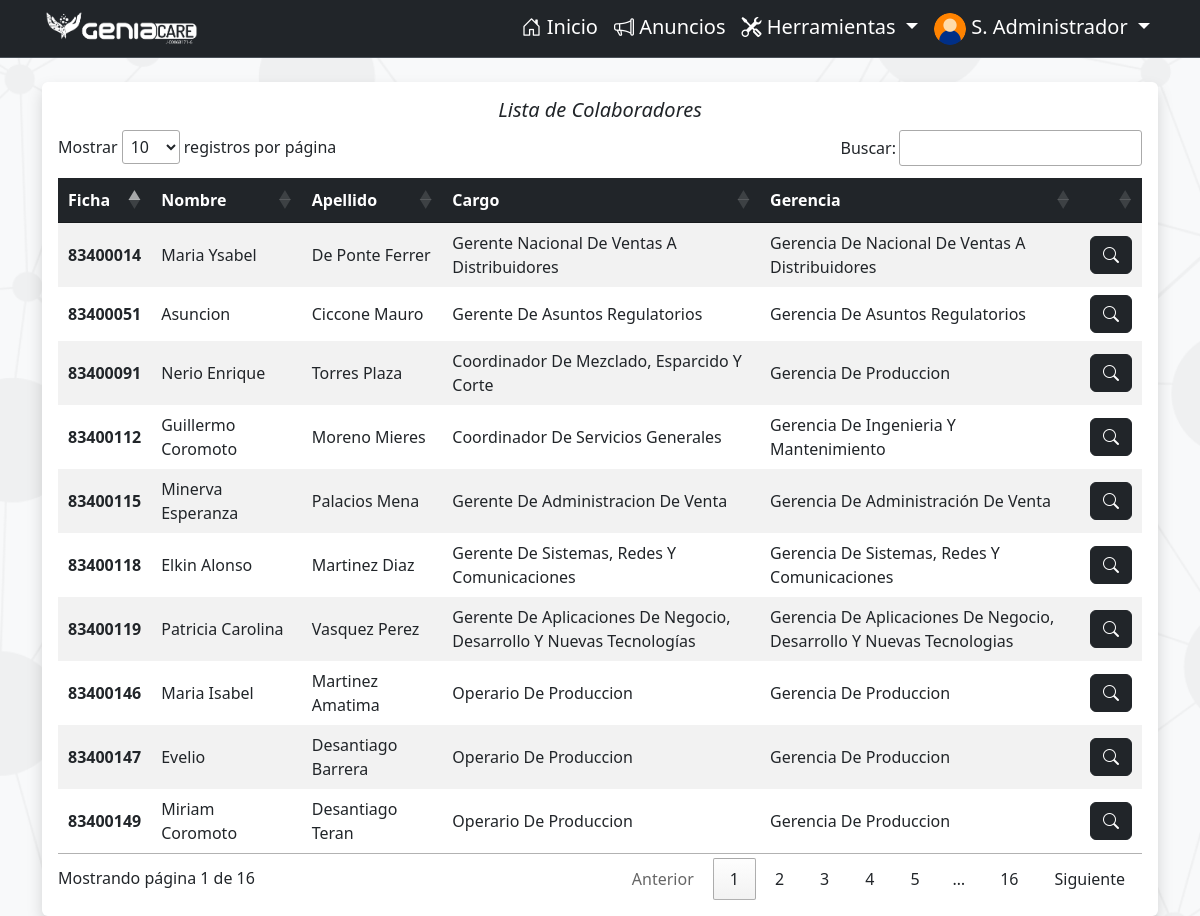
The app's page /search/ (signed in), older data.
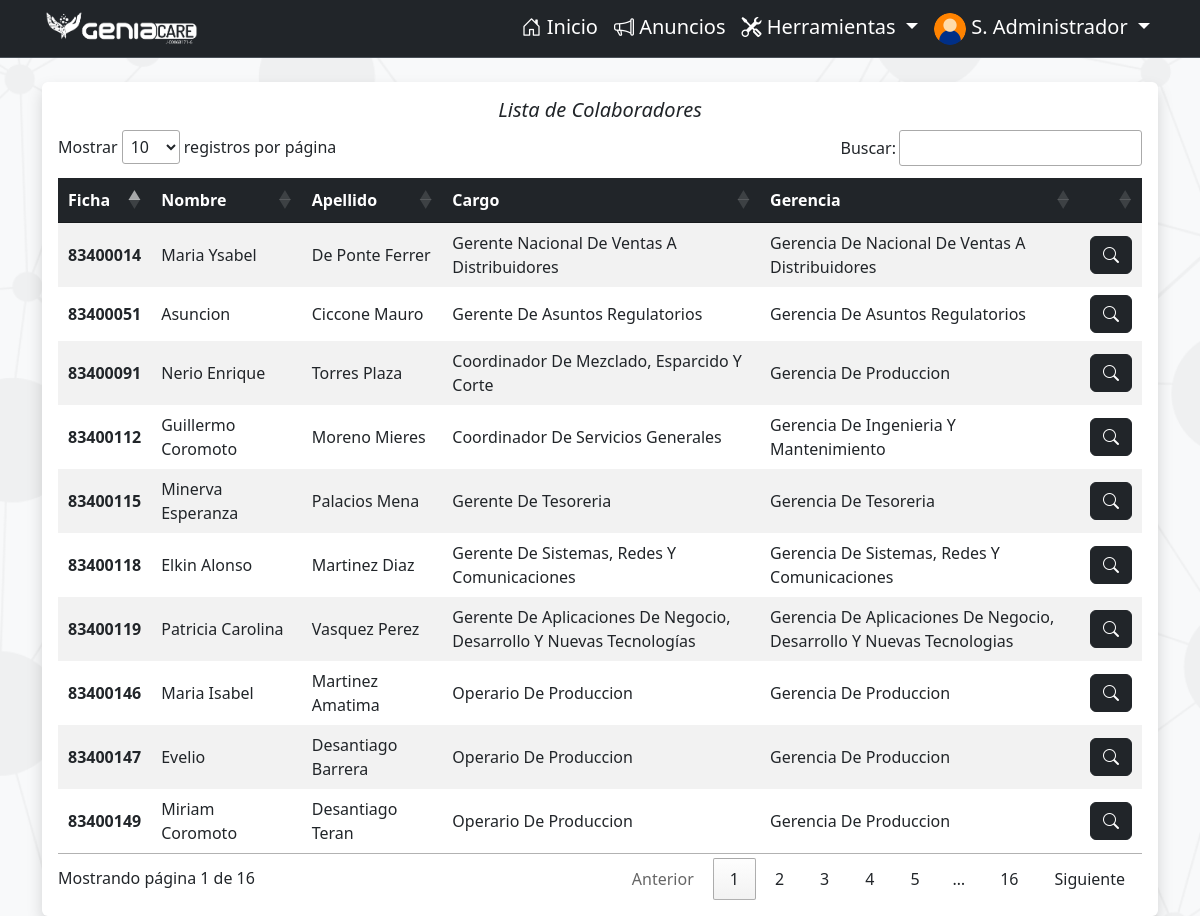
The same page, newer data.
### performanceGC/models.py (models this page shows, shortened)
class Empleado(models.Model):
    imagen = models.ImageField(upload_to='images/', null=True, blank=True)
    nombre = models.TextField(max_length=200)
    apellido = models.TextField(max_length=200)
    cedula = models.IntegerField(default=0, unique=True)
    ficha = models.IntegerField(default=0, unique=True)
    ceco = models.CharField(max_length=15)
    fechaIngreso = models.DateField('Fecha de Ingreso', null=True, blank=True)
    fechaEgreso = models.DateField(null=True, blank=True)
    fechaNacimiento = models.DateField(null=True, blank=True)
    cargo = models.ForeignKey(Cargo, on_delete=models.CASCADE)
    usuario = models.OneToOneField(
        User, on_delete=models.CASCADE, null=True, blank=True)
    es_evaluado = models.BooleanField(default=True)
    def __str__(self):
        return self.nombre + ' ' + self.apellido
    def get_short_name(self):
        return f'{self.nombre[0]}. {self.apellido.split()[0]}'.title()

class Cargo(models.Model):
    nombreText = models.CharField(max_length=200)
    supervisor = models.ForeignKey(
        'self', on_delete=models.CASCADE, null=True, blank=True)
    nivel = models.ForeignKey(Niveles, on_delete=models.CASCADE, null=True)
    gerencia = models.ForeignKey(Gerencia, on_delete=models.CASCADE, null=True, blank=True)
    direccion = models.ForeignKey(Direccion, on_delete=models.CASCADE, null=True, blank=True)
    nombre_infocent = models.CharField(max_length=200, null=True, blank=True)
    def __str__(self):
        return self.nombreText

class Gerencia(models.Model):
    nombreText = models.CharField(max_length=200)
    direccion = models.ForeignKey(
        Direccion, on_delete=models.SET_NULL, null=True)
    departamento = models.ForeignKey(
        Departamento, on_delete=models.SET_NULL, null=True)
    debajo = models.ForeignKey(
        'self', on_delete=models.CASCADE, null=True, blank=True)
    def __str__(self):
        return f'Gerencia de {self.nombreText}'

### performanceGC/views.py (the view)
# urls.py: path('search/', views.masterEmployee, name='search'),
@login_required
def masterEmployee(request):
    if request.user.is_staff:
        empleados = Empleado.objects.all().order_by(
            'cargo__nivel__valor').exclude(fechaEgreso__isnull=False)
    else:
        empleados = request.user.empleado.subordinados()
    return render(request, 'master.html', {
        'empleados': empleados
    })

### performanceGC/templates/master.html (shortened to what this page needs)
{% extends 'main.html' %}
{% block content %}
<div class="container">
    <div class="row justify-content-center">
        <div class="col-md-12">
            <div class="table-responsive card card-body border-0 shadow mt-4">
                <h5 class="text-center  fst-italic"> Lista de Colaboradores </h5>
                <table class="table table-borderless table-striped table-hover mt-5" id="employeeTable">
                    <thead class="table-dark">
                        <tr>
                            <th scope="col">Ficha</th>
                            <th scope="col">Nombre</th>
                            <th scope="col">Apellido</th>
                            <th scope="col">Cargo</th>
                            <th scope="col">Gerencia</th>
                            <th scope="col"></th>
                        </tr>
                    </thead>
                    <tbody class="">
                        {% for empleado in empleados %}
                        <tr class="align-middle">
                            <th scope="row">{{empleado.ficha}}</th>
                            <td>{{empleado.nombre|title}}</td>
                            <td> {{empleado.apellido|title}}</td>
                            <td>{{empleado.cargo|title}}</td>
                            <td>{{empleado.cargo.gerencia|title}}</td>
                            <td><a class="btn btn-dark" href="{% url 'profile' empleado.ficha %}"><i
                                        class="bi bi-search"></i></a>
                            </td>
                        </tr>
                        {% endfor %}
                    </tbody>
                </table>
            </div>
        </div>
    </div>
</div>
{% endblock %}

Row changes from the older to the newer data that the page shows:
changed Empleado "Minerva Esperanza": cargo "Gerente De Administracion De Venta" → "Gerente De Tesoreria"; cargo.gerencia "Gerencia De Administración De Venta" → "Gerencia De Tesoreria"
